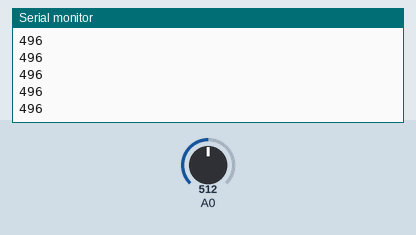
This sketch was run on a simulated Arduino Uno, built with avr-gcc and run on an emulated ATmega328P. Parts: the last lines printed to the serial monitor. The inputs (shaded band) are chosen by the test bench; at power-on: A0 = 512.

Above: at 1.7 s.
1.8 s: A0 set to 439
At 2.5 s:
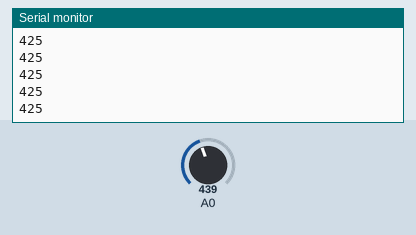
3.3 s: A0 set to 474
At 4.4 s:
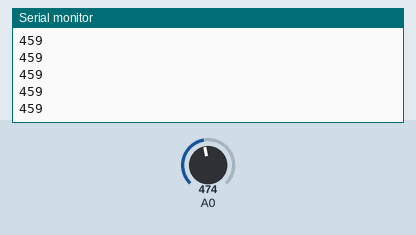
Timing chart, 0 to 6.3 s (numbered marks = the images above; inputs shaded):
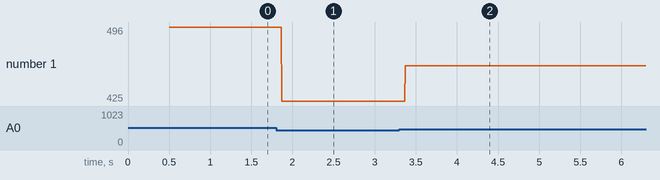

Measured:
- after the input at 1.8 s, the serial monitor: prints a new line after 0.07 s (image 1)
- after the input at 3.3 s, the serial monitor: prints a new line after 0.07 s (image 2)
- plotted number 1: 496 → 425 after the input at 1.8 s, 425 → 459 after the input at 3.3 s

The sketch:

Program_untukPF.ino
```cpp
#include<IO_Port_8bit.h>

IO_Port_8bit myport(2,3,4,5,6,7,8,9,0);
void setup()
{
  Serial.begin(9600);
  myport.send_8bit_data(255);
  delay(500);
  myport.send_8bit_data(0);
}

void loop()
{
   int level;
   level = analogRead(A0);
   //level = map(level,0,1023,0,80);
   int nilaiDayaQ=level*0.97;
   Serial.println(nilaiDayaQ);
    if(nilaiDayaQ>=952) myport.send_8bit_data(63);
    else if(nilaiDayaQ>=936 && nilaiDayaQ<=951) myport.send_8bit_data(62);
    else if(nilaiDayaQ>=936 && nilaiDayaQ<=951) myport.send_8bit_data(62);
    else if(nilaiDayaQ>=920 && nilaiDayaQ<=935) myport.send_8bit_data(61);
    else if(nilaiDayaQ>=905 && nilaiDayaQ<=919) myport.send_8bit_data(60);
    else if(nilaiDayaQ>=890 && nilaiDayaQ<=904) myport.send_8bit_data(59);
    else if(nilaiDayaQ>=875 && nilaiDayaQ<=889) myport.send_8bit_data(58);
    else if(nilaiDayaQ>=859 && nilaiDayaQ<=874) myport.send_8bit_data(57);
    else if(nilaiDayaQ>=844 && nilaiDayaQ<=858) myport.send_8bit_data(56);
    else if(nilaiDayaQ>=829 && nilaiDayaQ<=843) myport.send_8bit_data(55);
    else if(nilaiDayaQ>=814 && nilaiDayaQ<=828) myport.send_8bit_data(54);
    else if(nilaiDayaQ>=798 && nilaiDayaQ<=813) myport.send_8bit_data(53);
    else if(nilaiDayaQ>=783 && nilaiDayaQ<=797) myport.send_8bit_data(52);
    else if(nilaiDayaQ>=768 && nilaiDayaQ<=783) myport.send_8bit_data(51);
    else if(nilaiDayaQ>=753 && nilaiDayaQ<=767) myport.send_8bit_data(50);
    else if(nilaiDayaQ>=738 && nilaiDayaQ<=752) myport.send_8bit_data(49);
    else if(nilaiDayaQ>=720 && nilaiDayaQ<=737) myport.send_8bit_data(48);
    else if(nilaiDayaQ>=707 && nilaiDayaQ<=719) myport.send_8bit_data(47);
    else if(nilaiDayaQ>=692 && nilaiDayaQ<=706) myport.send_8bit_data(46);
    else if(nilaiDayaQ>=677 && nilaiDayaQ<=691) myport.send_8bit_data(45);
    else if(nilaiDayaQ>=662 && nilaiDayaQ<=676) myport.send_8bit_data(44);
    else if(nilaiDayaQ>=647 && nilaiDayaQ<=661) myport.send_8bit_data(43);
    else if(nilaiDayaQ>=632 && nilaiDayaQ<=646) myport.send_8bit_data(42);
    else if(nilaiDayaQ>=616 && nilaiDayaQ<=631) myport.send_8bit_data(41);
    else if(nilaiDayaQ>=601 && nilaiDayaQ<=615) myport.send_8bit_data(40);
    else if(nilaiDayaQ>=586 && nilaiDayaQ<=600) myport.send_8bit_data(39);
    else if(nilaiDayaQ>=571 && nilaiDayaQ<=585) myport.send_8bit_data(38);
    else if(nilaiDayaQ>=555 && nilaiDayaQ<=570) myport.send_8bit_data(37);
    else if(nilaiDayaQ>=540 && nilaiDayaQ<=554) myport.send_8bit_data(36);
    else if(nilaiDayaQ>=525 && nilaiDayaQ<=539) myport.send_8bit_data(35);
    else if(nilaiDayaQ>=510 && nilaiDayaQ<=524) myport.send_8bit_data(34);
    else if(nilaiDayaQ>=494 && nilaiDayaQ<=509) myport.send_8bit_data(33);
    else if(nilaiDayaQ>=481 && nilaiDayaQ<=493) myport.send_8bit_data(32);
    else if(nilaiDayaQ>=465 && nilaiDayaQ<=480) myport.send_8bit_data(31);
    else if(nilaiDayaQ>=449 && nilaiDayaQ<=464) myport.send_8bit_data(30);
    else if(nilaiDayaQ>=433 && nilaiDayaQ<=448) myport.send_8bit_data(29);
    else if(nilaiDayaQ>=419 && nilaiDayaQ<=432) myport.send_8bit_data(28);
    else if(nilaiDayaQ>=403 && nilaiDayaQ<=418) myport.send_8bit_data(27);
    else if(nilaiDayaQ>=388 && nilaiDayaQ<=402) myport.send_8bit_data(26);
    else if(nilaiDayaQ>=373 && nilaiDayaQ<=387) myport.send_8bit_data(25);
    else if(nilaiDayaQ>=358 && nilaiDayaQ<=372) myport.send_8bit_data(24);
    else if(nilaiDayaQ>=343 && nilaiDayaQ<=357) myport.send_8bit_data(23);
    else if(nilaiDayaQ>=328 && nilaiDayaQ<=342) myport.send_8bit_data(22);
    else if(nilaiDayaQ>=312 && nilaiDayaQ<=327) myport.send_8bit_data(21);
    else if(nilaiDayaQ>=297 && nilaiDayaQ<=311) myport.send_8bit_data(20);
    else if(nilaiDayaQ>=282 && nilaiDayaQ<=296) myport.send_8bit_data(19);
    else if(nilaiDayaQ>=266 && nilaiDayaQ<=281) myport.send_8bit_data(18);
    else if(nilaiDayaQ>=251 && nilaiDayaQ<=265) myport.send_8bit_data(17);
    else if(nilaiDayaQ>=236 && nilaiDayaQ<=250) myport.send_8bit_data(16);
    else if(nilaiDayaQ>=221 && nilaiDayaQ<=235) myport.send_8bit_data(15);
    else if(nilaiDayaQ>=206 && nilaiDayaQ<=220) myport.send_8bit_data(14);
    else if(nilaiDayaQ>=191 && nilaiDayaQ<=205) myport.send_8bit_data(13);
    else if(nilaiDayaQ>=176 && nilaiDayaQ<=190) myport.send_8bit_data(12);
    else if(nilaiDayaQ>=161 && nilaiDayaQ<=175) myport.send_8bit_data(11);
    else if(nilaiDayaQ>=145 && nilaiDayaQ<=160) myport.send_8bit_data(10);
    else if(nilaiDayaQ>=130 && nilaiDayaQ<=144) myport.send_8bit_data(9);
    else if(nilaiDayaQ>=114 && nilaiDayaQ<=129) myport.send_8bit_data(8);
    else if(nilaiDayaQ>=99 && nilaiDayaQ<=113) myport.send_8bit_data(7);
    else if(nilaiDayaQ>=84 && nilaiDayaQ<=98) myport.send_8bit_data(6);
    else if(nilaiDayaQ>=69 && nilaiDayaQ<=83) myport.send_8bit_data(5);
    else if(nilaiDayaQ>=54 && nilaiDayaQ<=68) myport.send_8bit_data(4);
    else if(nilaiDayaQ>=38 && nilaiDayaQ<=53) myport.send_8bit_data(3);
    else if(nilaiDayaQ>=24 && nilaiDayaQ<=37) myport.send_8bit_data(2);
    else if(nilaiDayaQ>=1 && nilaiDayaQ<=23) myport.send_8bit_data(1);
    else myport.send_8bit_data(0);
   // delay(500);
}
```
